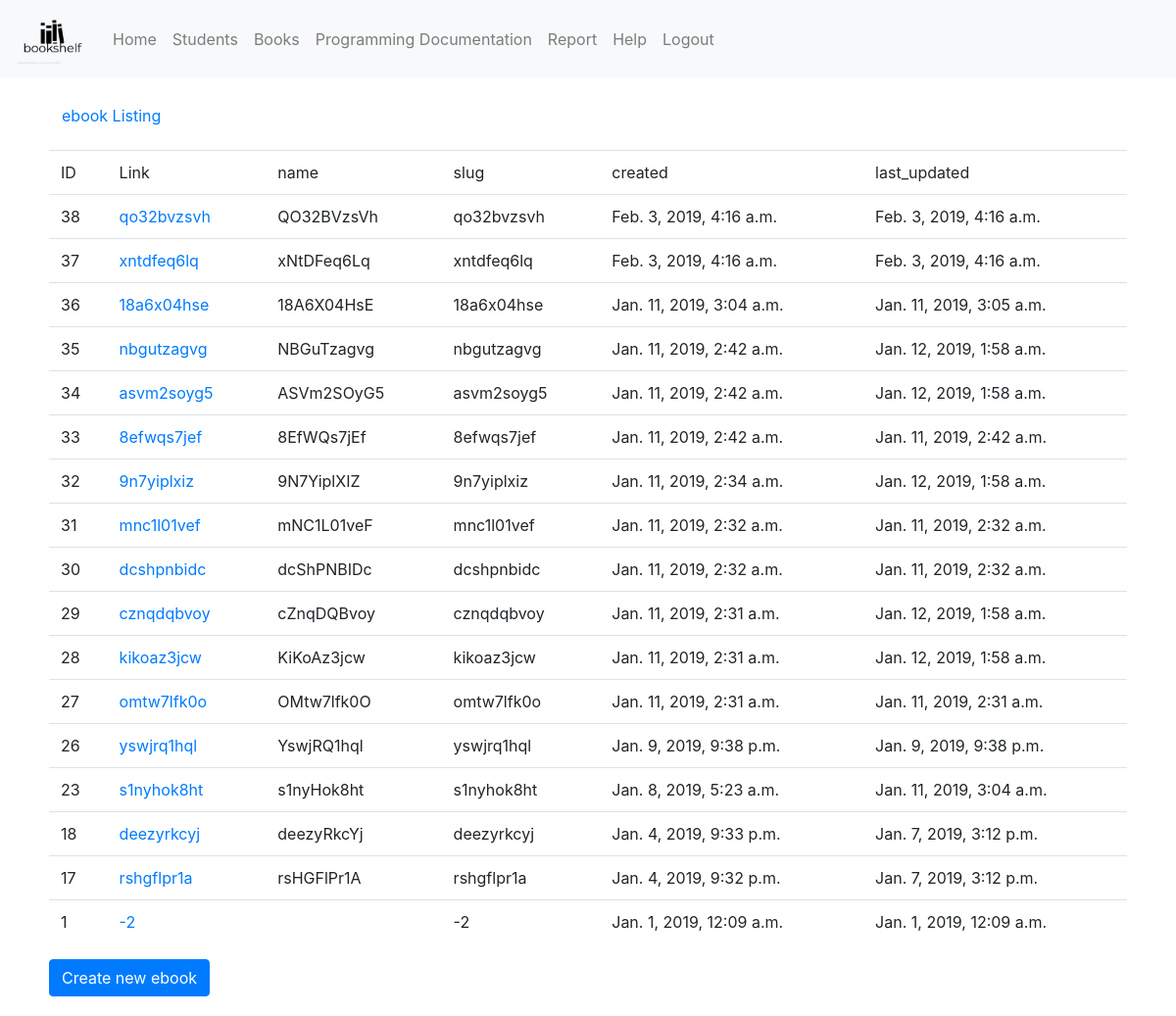
Before: /fbla_admin/ebook/ (signed in) with the older database file.
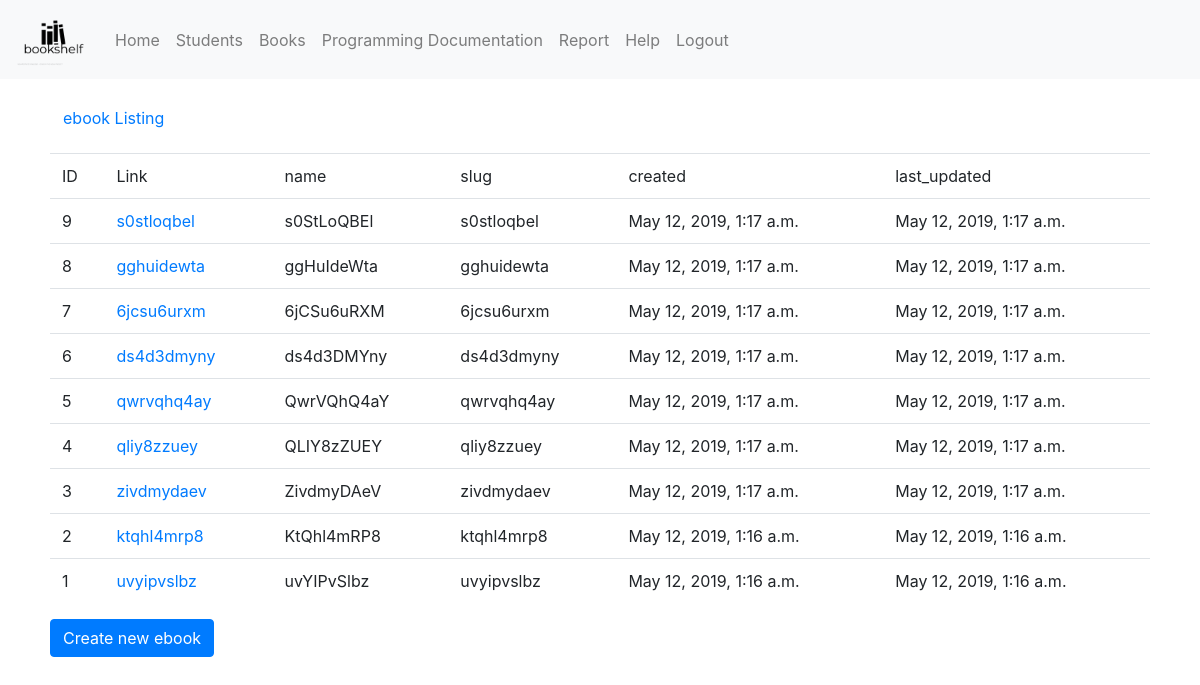
After: the same page with the newer database file.
### fbla_admin/models.py (models this page shows, shortened)
class ebook(models.Model):
    name = models.CharField(max_length=255, verbose_name="Claim Code", unique=True)
    slug = extension_fields.AutoSlugField(populate_from='name', blank=True)
    created = models.DateTimeField(auto_now_add=True, editable=False)
    last_updated = models.DateTimeField(auto_now=True, editable=False)
    check_out_student = models.ForeignKey(
        'fbla_admin.student',
        on_delete=models.CASCADE, related_name="students",
        blank=True,
        null=True
    )
    book_id = models.ForeignKey(
        'fbla_admin.book',
        on_delete=models.CASCADE, related_name="books",
    )
    class Meta:
        ordering = ('-created',)
    def __str__(self):
        return u'%s' % self.slug
    def get_absolute_url(self):
        return reverse('fbla_admin_ebook_detail', args=(self.slug,))

### fbla_admin/views.py (the view)
# urls.py: path('fbla_admin/ebook/', login_required(views.ebookListView.as_view()), name='fbla_admin_ebook_list'),
class ebookListView(ListView):
    model = ebook

### fbla_admin/templates/fbla_admin/ebook_list.html
{% extends "base.html" %}
{% load static %}
{% block content %}
<p><a class="btn btn-default" href="{% url 'fbla_admin_ebook_list' %}">ebook Listing</a></p>
<table class="table">
<tr>
<td>ID</td><td>Link</td>
    <td>name</td>
    <td>slug</td>
    <td>created</td>
    <td>last_updated</td>
</tr>
{% for object in object_list %}
<tr>
    <td>{{object.pk}}</td>
    <td><a href="{{object.get_absolute_url}}">{{object}}</a></td>
    <td>{{ object.name }}</td>
    <td>{{ object.slug }}</td>
    <td>{{ object.created }}</td>
    <td>{{ object.last_updated }}</td>
</tr>
{% endfor %}
</table><a class="btn btn-primary" href="{% url 'fbla_admin_ebook_create' %}">Create new ebook</a>
{% endblock %}

Changed rows visible on the page:
removed ebook: pk "38", slug "qo32bvzsvh", name "QO32BVzsVh", created "Feb. 3, 2019, 4:16 a.m.", last_updated "Feb. 3, 2019, 4:16 a.m."
removed ebook: pk "37", slug "xntdfeq6lq", name "xNtDFeq6Lq", created "Feb. 3, 2019, 4:16 a.m.", last_updated "Feb. 3, 2019, 4:16 a.m."
removed ebook: pk "36", slug "18a6x04hse", name "18A6X04HsE", created "Jan. 11, 2019, 3:04 a.m.", last_updated "Jan. 11, 2019, 3:05 a.m."
removed ebook: pk "35", slug "nbgutzagvg", name "NBGuTzagvg", created "Jan. 11, 2019, 2:42 a.m.", last_updated "Jan. 12, 2019, 1:58 a.m."
removed ebook: pk "34", slug "asvm2soyg5", name "ASVm2SOyG5", created "Jan. 11, 2019, 2:42 a.m.", last_updated "Jan. 12, 2019, 1:58 a.m."
removed ebook: pk "33", slug "8efwqs7jef", name "8EfWQs7jEf", created "Jan. 11, 2019, 2:42 a.m.", last_updated "Jan. 11, 2019, 2:42 a.m."
removed ebook: pk "32", slug "9n7yiplxiz", name "9N7YiplXIZ", created "Jan. 11, 2019, 2:34 a.m.", last_updated "Jan. 12, 2019, 1:58 a.m."
removed ebook: pk "31", slug "mnc1l01vef", name "mNC1L01veF", created "Jan. 11, 2019, 2:32 a.m.", last_updated "Jan. 11, 2019, 2:32 a.m."
removed ebook: pk "30", slug "dcshpnbidc", name "dcShPNBIDc", created "Jan. 11, 2019, 2:32 a.m.", last_updated "Jan. 11, 2019, 2:32 a.m."
removed ebook: pk "29", slug "cznqdqbvoy", name "cZnqDQBvoy", created "Jan. 11, 2019, 2:31 a.m.", last_updated "Jan. 12, 2019, 1:58 a.m."
removed ebook: pk "28", slug "kikoaz3jcw", name "KiKoAz3jcw", created "Jan. 11, 2019, 2:31 a.m.", last_updated "Jan. 12, 2019, 1:58 a.m."
removed ebook: pk "27", slug "omtw7lfk0o", name "OMtw7lfk0O", created "Jan. 11, 2019, 2:31 a.m.", last_updated "Jan. 11, 2019, 2:31 a.m."
removed ebook: pk "26", slug "yswjrq1hql", name "YswjRQ1hql", created "Jan. 9, 2019, 9:38 p.m.", last_updated "Jan. 9, 2019, 9:38 p.m."
removed ebook: pk "23", slug "s1nyhok8ht", name "s1nyHok8ht", created "Jan. 8, 2019, 5:23 a.m.", last_updated "Jan. 11, 2019, 3:04 a.m."
removed ebook: pk "18", slug "deezyrkcyj", name "deezyRkcYj", created "Jan. 4, 2019, 9:33 p.m.", last_updated "Jan. 7, 2019, 3:12 p.m."
removed ebook: pk "17", slug "rshgflpr1a", name "rsHGFlPr1A", created "Jan. 4, 2019, 9:32 p.m.", last_updated "Jan. 7, 2019, 3:12 p.m."
added ebook: pk "9", slug "s0stloqbel", name "s0StLoQBEl", created "May 12, 2019, 1:17 a.m.", last_updated "May 12, 2019, 1:17 a.m."
added ebook: pk "8", slug "gghuidewta", name "ggHuIdeWta", created "May 12, 2019, 1:17 a.m.", last_updated "May 12, 2019, 1:17 a.m."
added ebook: pk "7", slug "6jcsu6urxm", name "6jCSu6uRXM", created "May 12, 2019, 1:17 a.m.", last_updated "May 12, 2019, 1:17 a.m."
added ebook: pk "6", slug "ds4d3dmyny", name "ds4d3DMYny", created "May 12, 2019, 1:17 a.m.", last_updated "May 12, 2019, 1:17 a.m."
added ebook: pk "5", slug "qwrvqhq4ay", name "QwrVQhQ4aY", created "May 12, 2019, 1:17 a.m.", last_updated "May 12, 2019, 1:17 a.m."
added ebook: pk "4", slug "qliy8zzuey", name "QLIY8zZUEY", created "May 12, 2019, 1:17 a.m.", last_updated "May 12, 2019, 1:17 a.m."
added ebook: pk "3", slug "zivdmydaev", name "ZivdmyDAeV", created "May 12, 2019, 1:17 a.m.", last_updated "May 12, 2019, 1:17 a.m."
added ebook: pk "2", slug "ktqhl4mrp8", name "KtQhl4mRP8", created "May 12, 2019, 1:16 a.m.", last_updated "May 12, 2019, 1:16 a.m."
changed ebook id 1: slug "-2" → "uvyipvslbz"; name (not shown) → "uvYIPvSlbz"; created "Jan. 1, 2019, 12:09 a.m." → "May 12, 2019, 1:16 a.m."; last_updated "Jan. 1, 2019, 12:09 a.m." → "May 12, 2019, 1:16 a.m."
